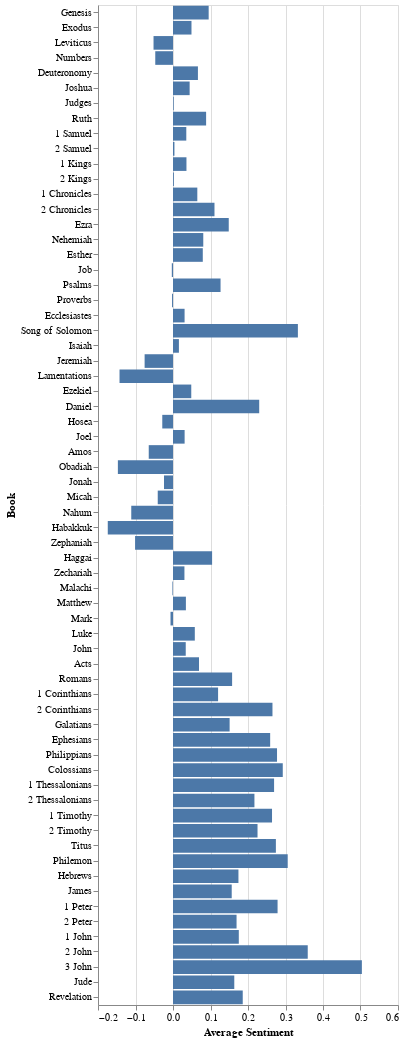

Notebook code cell kept with this figure:
### Code cell
display(Markdown(f"### Sentiment by Book"))

chart_sentiment_by_book = (
    alt.Chart(sentiment_by_book)
    .mark_bar()
    .encode(
        x=alt.X("Average Sentiment:Q", title="Average Sentiment"),
        y=alt.Y("Book:N", sort=books, title="Book"),
        tooltip=["Book", "Average Sentiment"]
    )
    .properties(
                # title="Sentiment by Book",
                width='container', 
                height=1000)
    .interactive()
)

display(chart_sentiment_by_book)

### Figure 1 — Vega-Lite specification as saved in the notebook (floating-point values rounded to 4 significant figures)
{"config": {"view": {"continuousWidth": 300, "continuousHeight": 300}}, "data": {"name": "data-66a2cbdcb13d0cb866f7e5e814a6eca4"}, "mark": {"type": "bar"}, "encoding": {"tooltip": [{"field": "Book", "type": "nominal"}, {"field": "Average Sentiment", "type": "quantitative"}], "x": {"field": "Average Sentiment", "title": "Average Sentiment", "type": "quantitative"}, "y": {"field": "Book", "sort": ["Genesis", "Exodus", "Leviticus", "Numbers", "Deuteronomy", "Joshua", "Judges", "Ruth", "1 Samuel", "2 Samuel", "1 Kings", "2 Kings", "1 Chronicles", "2 Chronicles", "Ezra", "Nehemiah", "Esther", "Job", "Psalms", "Proverbs", "Ecclesiastes", "Song of Solomon", "Isaiah", "Jeremiah", "Lamentations", "Ezekiel", "Daniel", "Hosea", "Joel", "Amos", "Obadiah", "Jonah", "Micah", "Nahum", "Habakkuk", "Zephaniah", "Haggai", "Zechariah", "Malachi", "Matthew", "Mark", "Luke", "John", "Acts", "Romans", "1 Corinthians", "2 Corinthians", "Galatians", "Ephesians", "Philippians", "Colossians", "1 Thessalonians", "2 Thessalonians", "1 Timothy", "2 Timothy", "Titus", "Philemon", "Hebrews", "James", "1 Peter", "2 Peter", "1 John", "2 John", "3 John", "Jude", "Revelation"], "title": "Book", "type": "nominal"}}, "height": 1000, "params": [{"name": "param_20", "select": {"type": "interval", "encodings": ["x", "y"]}, "bind": "scales"}], "width": "container", "$schema": "https://vega.github.io/schema/vega-lite/v5.20.1.json", "datasets": {"data-66a2cbdcb13d0cb866f7e5e814a6eca4": [{"Book": "1 Chronicles", "Average Sentiment": 0.06484}, {"Book": "1 Corinthians", "Average Sentiment": 0.1202}, {"Book": "1 John", "Average Sentiment": 0.1755}, {"Book": "1 Kings", "Average Sentiment": 0.0359}, {"Book": "1 Peter", "Average Sentiment": 0.2789}, {"Book": "1 Samuel", "Average Sentiment": 0.03545}, {"Book": "1 Thessalonians", "Average Sentiment": 0.2695}, {"Book": "1 Timothy", "Average Sentiment": 0.2641}, {"Book": "2 Chronicles", "Average Sentiment": 0.1106}, {"Book": "2 Corinthians", "Average Sentiment": 0.2652}, {"Book": "2 John", "Average Sentiment": 0.3593}, {"Book": "2 Kings", "Average Sentiment": 0.002284}, {"Book": "2 Peter", "Average Sentiment": 0.1695}, {"Book": "2 Samuel", "Average Sentiment": 0.00382}, {"Book": "2 Thessalonians", "Average Sentiment": 0.2171}, {"Book": "2 Timothy", "Average Sentiment": 0.2254}, {"Book": "3 John", "Average Sentiment": 0.5037}, {"Book": "Acts", "Average Sentiment": 0.06933}, {"Book": "Amos", "Average Sentiment": -0.06469}, {"Book": "Colossians", "Average Sentiment": 0.2927}, {"Book": "Daniel", "Average Sentiment": 0.2299}, {"Book": "Deuteronomy", "Average Sentiment": 0.06647}, {"Book": "Ecclesiastes", "Average Sentiment": 0.03089}, {"Book": "Ephesians", "Average Sentiment": 0.2591}, {"Book": "Esther", "Average Sentiment": 0.07943}, {"Book": "Exodus", "Average Sentiment": 0.04928}, {"Book": "Ezekiel", "Average Sentiment": 0.04872}, {"Book": "Ezra", "Average Sentiment": 0.1487}, {"Book": "Galatians", "Average Sentiment": 0.151}, {"Book": "Genesis", "Average Sentiment": 0.09512}, {"Book": "Habakkuk", "Average Sentiment": -0.1739}, {"Book": "Haggai", "Average Sentiment": 0.1043}, {"Book": "Hebrews", "Average Sentiment": 0.1745}, {"Book": "Hosea", "Average Sentiment": -0.0286}, {"Book": "Isaiah", "Average Sentiment": 0.01574}, {"Book": "James", "Average Sentiment": 0.1566}, {"Book": "Jeremiah", "Average Sentiment": -0.07569}, {"Book": "Job", "Average Sentiment": -0.003166}, {"Book": "Joel", "Average Sentiment": 0.03099}, {"Book": "John", "Average Sentiment": 0.03397}, {"Book": "Jonah", "Average Sentiment": -0.02396}, {"Book": "Joshua", "Average Sentiment": 0.04438}, {"Book": "Jude", "Average Sentiment": 0.1634}, {"Book": "Judges", "Average Sentiment": 0.001877}, {"Book": "Lamentations", "Average Sentiment": -0.1426}, {"Book": "Leviticus", "Average Sentiment": -0.05191}, {"Book": "Luke", "Average Sentiment": 0.05816}, {"Book": "Malachi", "Average Sentiment": -0.001549}, {"Book": "Mark", "Average Sentiment": -0.006632}, {"Book": "Matthew", "Average Sentiment": 0.03439}, {"Book": "Micah", "Average Sentiment": -0.0407}, {"Book": "Nahum", "Average Sentiment": -0.1113}, {"Book": "Nehemiah", "Average Sentiment": 0.08073}, {"Book": "Numbers", "Average Sentiment": -0.04729}, {"Book": "Obadiah", "Average Sentiment": -0.147}, {"Book": "Philemon", "Average Sentiment": 0.3059}, {"Book": "Philippians", "Average Sentiment": 0.2774}, {"Book": "Proverbs", "Average Sentiment": -0.002562}, {"Book": "Psalms", "Average Sentiment": 0.1268}, {"Book": "Revelation", "Average Sentiment": 0.186}, {"Book": "Romans", "Average Sentiment": 0.1576}, {"Book": "Ruth", "Average Sentiment": 0.0883}, {"Book": "Song of Solomon", "Average Sentiment": 0.333}, {"Book": "Titus", "Average Sentiment": 0.2744}, {"Book": "Zechariah", "Average Sentiment": 0.03049}, {"Book": "Zephaniah", "Average Sentiment": -0.1011}]}}
